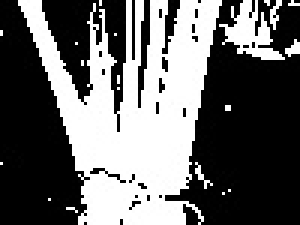
#> input picture fcm_result.jpg, 100 x 75 px, found by its file name (shown 3 times larger)
$ python compofcm.py
#> lines starting #> are read from the running program, lines starting #| are printed output that depends on the picture; after the words box and inside, x2 and y2 are one past the last pixel; in counts of white or black regions, pixels touching at a corner belong together
#!/usr/bin/env python
# encoding: utf-8

import numpy as np
import cv2

# 读入黑背景下的彩色手写数字
img = cv2.imread("/home/heyue/fcm_segmentation/fcm_result.jpg")
#> img is the input picture: shape (75, 100, 3); min 0, max 255, mean 103.1
img1 = cv2.imread("/home/heyue/IMG_20190715_172751.jpg")
#img1 = cv2.resize(img1,(100,75))
# 转换为gray灰度图
gray = cv2.cvtColor(img, cv2.COLOR_BGR2GRAY)
ret, binary = cv2.threshold(gray, 0, 255, cv2.THRESH_BINARY | cv2.THRESH_OTSU)
#> binary: shape (75, 100); 40.5% white; 20 white regions (18 under 20 px), largest, box (x1, y1, x2, y2) and area: (6, 0, 74, 75) 2756, (73, 0, 95, 20) 195
#> ret = 7
binary=255-binary
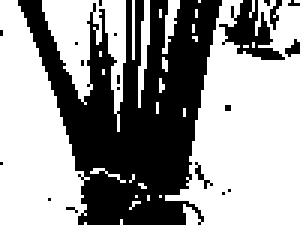
#> binary: shape (75, 100) (shown 3 times larger); 59.5% white; 20 black regions (18 under 20 px)
cv2.imwrite("s.png", binary)
cv2.imshow('img',img)
cv2.waitKey(0)
# 寻找轮廓
contours, hier = cv2.findContours(binary, cv2.RETR_EXTERNAL, cv2.CHAIN_APPROX_SIMPLE)
#> contours = 30 contours, 25 with area under 20; largest, box (x1, y1, x2, y2) and area: (55, 0, 100, 75) 2092, (0, 0, 30, 75) 1348, (14, 0, 42, 44) 470, (46, 0, 50, 36) 38, (54, 0, 60, 18) 30

# 声明画布 拷贝自img
canvas = np.copy(img1)
#canvas = np.copy(binary)

x_lefttop=75
y_lefttop=100
x_rightbottom=0
y_rightbottom=0

for cidx,cnt in enumerate(contours):
    (x, y, w, h) = cv2.boundingRect(cnt)
   # print('RECT: x={}, y={}, w={}, h={}'.format(x, y, w, h))
    #去除小连通区域
    if w*h<50:
        continue

    if x<x_lefttop:
        x_lefttop=x
    if y<y_lefttop:
        y_lefttop=y
    if x_rightbottom<x+w:
        x_rightbottom=x+w
    if y_rightbottom<y+h:
        y_rightbottom=y+h
    # 原图绘制圆形
#> (the run stopped early here; a loop or call above may not have finished)
